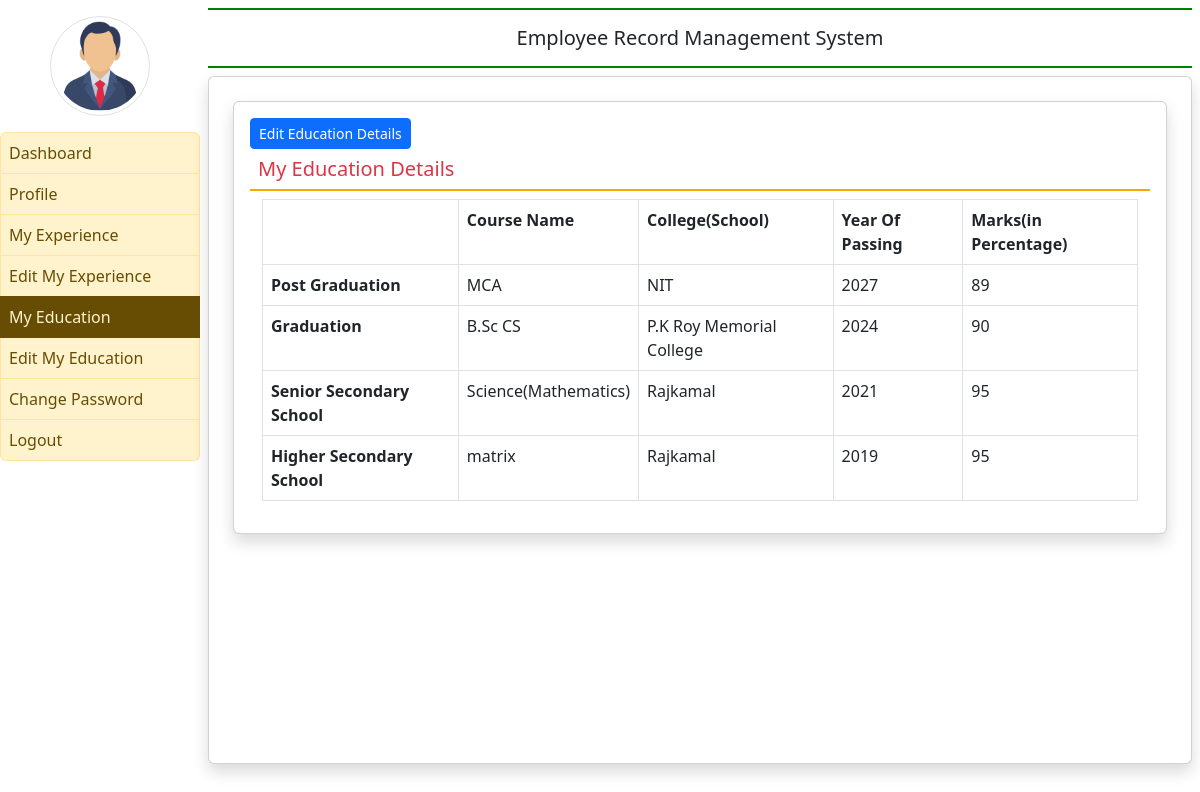
Page /education/ (signed in) on the committed database.
### employee/models.py (models this page shows, shortened)
class EmployeeEducation(models.Model):
    user = models.ForeignKey(User, on_delete=models.CASCADE)
    coursepg = models.CharField(max_length=100)
    schoolclgpg = models.CharField(max_length=200, null=True)
    yearofpassingpg = models.CharField(max_length=20, null=True)
    percentagepg = models.CharField(max_length=30, null=True)
    coursegra = models.CharField(max_length=100)
    schoolclggra = models.CharField(max_length=200, null=True)
    yearofpassinggra = models.CharField(max_length=20, null=True)
    percentagegra = models.CharField(max_length=30, null=True)
    coursessc = models.CharField(max_length=100)
    schoolclgssc = models.CharField(max_length=200, null=True)
    yearofpassingssc = models.CharField(max_length=20, null=True)
    percentagessc = models.CharField(max_length=30, null=True)
    coursehsc = models.CharField(max_length=100)
    schoolclghsc = models.CharField(max_length=200, null=True)
    yearofpassinghsc = models.CharField(max_length=20, null=True)
    percentagehsc = models.CharField(max_length=30, null=True)

### employee/views.py (the view)
# urls.py: path('education/', education, name = 'education'),
def education(request):
    if not request.user.is_authenticated:
        return redirect('employeeLogin')
    user = request.user
    education = EmployeeEducation.objects.get(user=user)
    return render(request, 'education.html', locals())

### employee/templates/education.html
{% extends 'emp_base.html' %}
{% block main %}
<div class="card shadow m-4">
    <div class="card-body">
        <a href="/edit_education" class="btn btn-primary float-right btn-sm">Edit Education Details</a>
        <h5 class="p-2 text-danger" style="border-bottom : 2px solid orange">My Education Details</h5>
        <div class="container-fluid">
            <table class="table table-bordered">
                <tr>
                    <th></th>
                    <th>Course Name</th>
                    <th>College(School)</th>
                    <th>Year Of Passing</th>
                    <th>Marks(in Percentage)</th>
                </tr>
                <tr>
                    <th>Post Graduation</th>
                    <td> {{education.coursepg}} </td>
                    <td> {{education.schoolclgpg}} </td>
                    <td> {{education.yearofpassingpg}} </td>
                    <td> {{education.percentagepg}} </td>
                </tr>
                <tr>
                    <th>Graduation</th>
                    <td> {{education.coursegra}} </td>
                    <td> {{education.schoolclggra}} </td>
                    <td> {{education.yearofpassinggra}} </td>
                    <td> {{education.percentagegra}} </td>
                </tr>
                <tr>
                    <th>Senior Secondary School</th>
                    <td> {{education.coursessc}} </td>
                    <td> {{education.schoolclgssc}} </td>
                    <td> {{education.yearofpassingssc}} </td>
                    <td> {{education.percentagessc}} </td>
                </tr>
                <tr>
                    <th>Higher Secondary School</th>
                    <td> {{education.coursehsc}} </td>
                    <td> {{education.schoolclghsc}} </td>
                    <td> {{education.yearofpassinghsc}} </td>
                    <td> {{education.percentagehsc}} </td>
                </tr>
            </table>
        </div>
    </div>
</div>
{% endblock main %}

### rows in the picture
EmployeeEducation: coursepg "MCA", schoolclgpg "NIT", yearofpassingpg "2027", percentagepg "89", coursegra "B.Sc CS", schoolclggra "P.K Roy Memorial College", yearofpassinggra "2024", percentagegra "90", coursessc "Science(Mathematics)", schoolclgssc "Rajkamal", yearofpassingssc "2021", percentagessc "95", coursehsc "matrix", schoolclghsc "Rajkamal", yearofpassinghsc "2019", percentagehsc "95"
